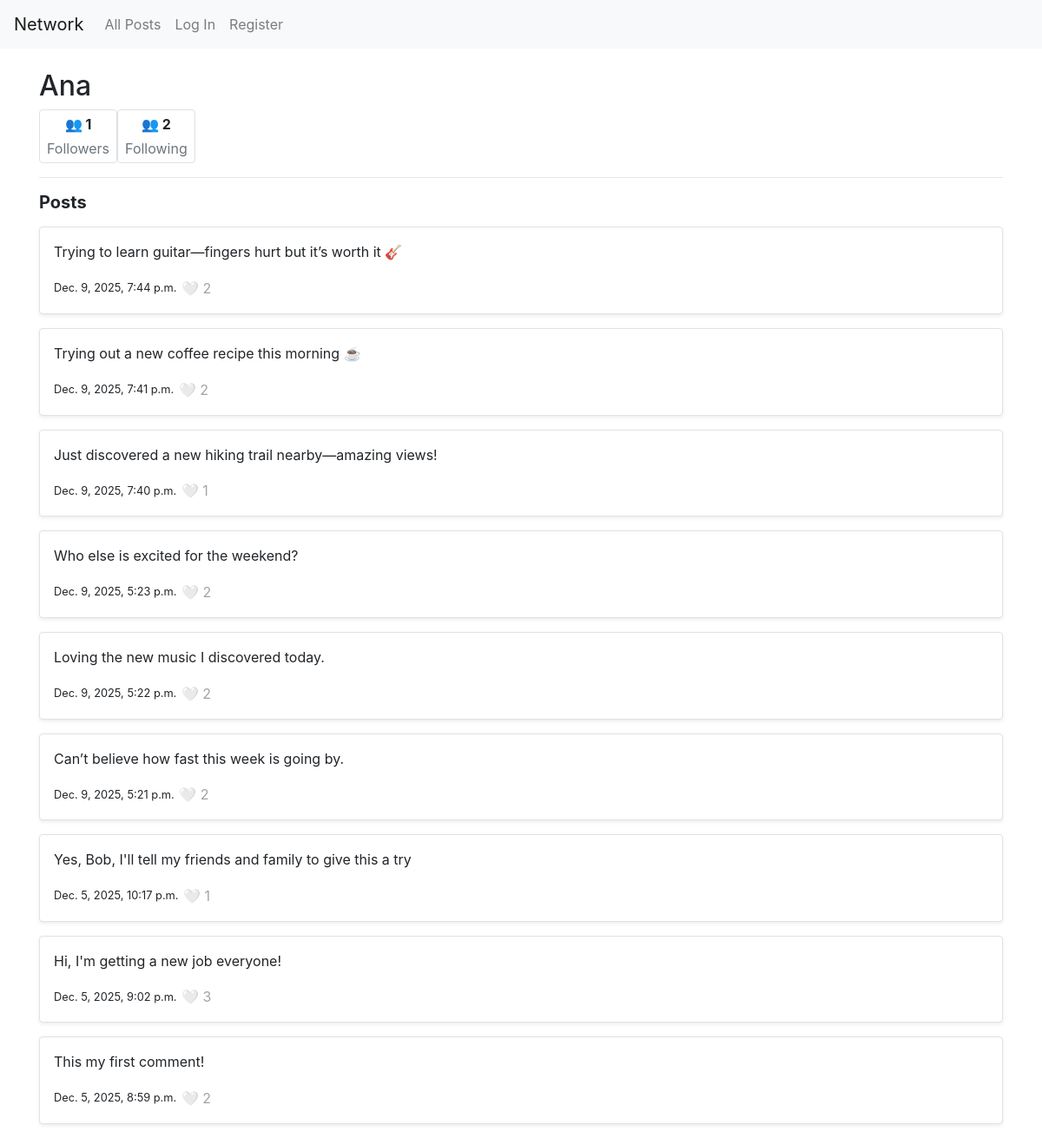
/profile/Ana, run on the app's committed database.
### network/models.py (models this page shows, shortened)
class User(AbstractUser):
    pass

class Post(models.Model):
    content=models.CharField(max_length=140)
    user = models.ForeignKey(User, on_delete=models.CASCADE, related_name="author")
    timestamp=models.DateTimeField(auto_now_add=True)

### network/views.py (the view)
# urls.py: path("profile/<str:username>", views.profile, name="profile"),
def profile(request, username):
  current_profile=User.objects.get(username=username)
  user_posts=Post.objects.filter(user=current_profile).annotate(likes_count=Count('likes_received')).order_by("-timestamp")
  for post in user_posts:
    if request.user.is_authenticated:
      post.liked = post.likes_received.filter(user=request.user).exists()
    else:
        post.liked = False
  following=Follow.objects.filter(follower=current_profile)
  follower=Follow.objects.filter(following=current_profile)
  is_following = False
  user=request.user
  if user.is_authenticated and user != current_profile:
      following_check=Follow.objects.filter(follower=user, following=current_profile)
      if following_check.exists():
        is_following=True
      else:
        is_following=False
  paginator=Paginator(user_posts, 10)
  page_number = request.GET.get('page')
  posts_page = paginator.get_page(page_number)
  return render(request, "network/profile.html", {
    "posts_page": posts_page,
    "current_profile": current_profile,
    "following_count": following.count(),
    "followers_count": follower.count(),
    "is_following": is_following
  })

### network/templates/network/profile.html (shortened to what this page needs)
{% extends "network/layout.html" %}
{% block body %}
<div class="container mt-4">
<h2>{{ current_profile.username }}</h2>
<div class="d-flex gap-2 mb-3">
  <div class="d-flex flex-column align-items-center border rounded px-2 py-1">
    <p class="mb-1"><strong>👥 {{ followers_count }}</strong></p>
    <p class="text-muted mb-0">Followers</p>
    </div>
    <div class="d-flex flex-column align-items-center border rounded px-2 py-1">
      <p class="mb-1"><strong>👥 {{ following_count }}</strong></p>
      <p class="text-muted mb-0">Following</p>
    </div>
</div>
<hr>
<h5><strong>Posts</strong></h5>
{% for post in posts_page %}
<div class="post-box mt-3 p-3 border rounded bg-white shadow-sm" id="post-{{ post.id }}">
  <p id="post-content-{{ post.id }}">{{ post.content }}</p>
  <small>{{ post.timestamp }}</small>
	<button class="btn-like btn btn-link p-0" data-id="{{ post.id }}" {% if not user.is_authenticated %}disabled{% endif %}>
    <span class="heart-icon">
        {% if user.is_authenticated and post.liked %}
            ❤️
        {% else %}
            🤍
        {% endif %}
    </span>
    {% if post.likes_count > 0 %}
    <span class="like-count">{{ post.likes_count }}</span>
    {% endif %}
  </button>
</div>
{% empty %}
<p>No posts yet.</p>
{% endfor %}
</div>
{% endblock %}

### network/static/network/styles.css (style rules this page uses)
.btn-like, .edit-btn { text-decoration: none; }

### data on the page
User: username "Ana"
Post: content "Trying to learn guitar—fingers hurt but it’s worth it 🎸", timestamp "Dec. 9, 2025, 7:44 p.m.", likes_count "2"
Post: content "Trying out a new coffee recipe this morning ☕", timestamp "Dec. 9, 2025, 7:41 p.m.", likes_count "2"
Post: content "Just discovered a new hiking trail nearby—amazing views!", timestamp "Dec. 9, 2025, 7:40 p.m.", likes_count "1"
Post: content "Who else is excited for the weekend?", timestamp "Dec. 9, 2025, 5:23 p.m.", likes_count "2"
Post: content "Loving the new music I discovered today.", timestamp "Dec. 9, 2025, 5:22 p.m.", likes_count "2"
Post: content "Can’t believe how fast this week is going by.", timestamp "Dec. 9, 2025, 5:21 p.m.", likes_count "2"
Post: content "Yes, Bob, I'll tell my friends and family to give this a try", timestamp "Dec. 5, 2025, 10:17 p.m.", likes_count "1"
Post: content "Hi, I'm getting a new job everyone!", timestamp "Dec. 5, 2025, 9:02 p.m.", likes_count "3"
Post: content "This my first comment!", timestamp "Dec. 5, 2025, 8:59 p.m.", likes_count "2"

### other printed values
{{ followers_count }} "1"
{{ following_count }} "2"
